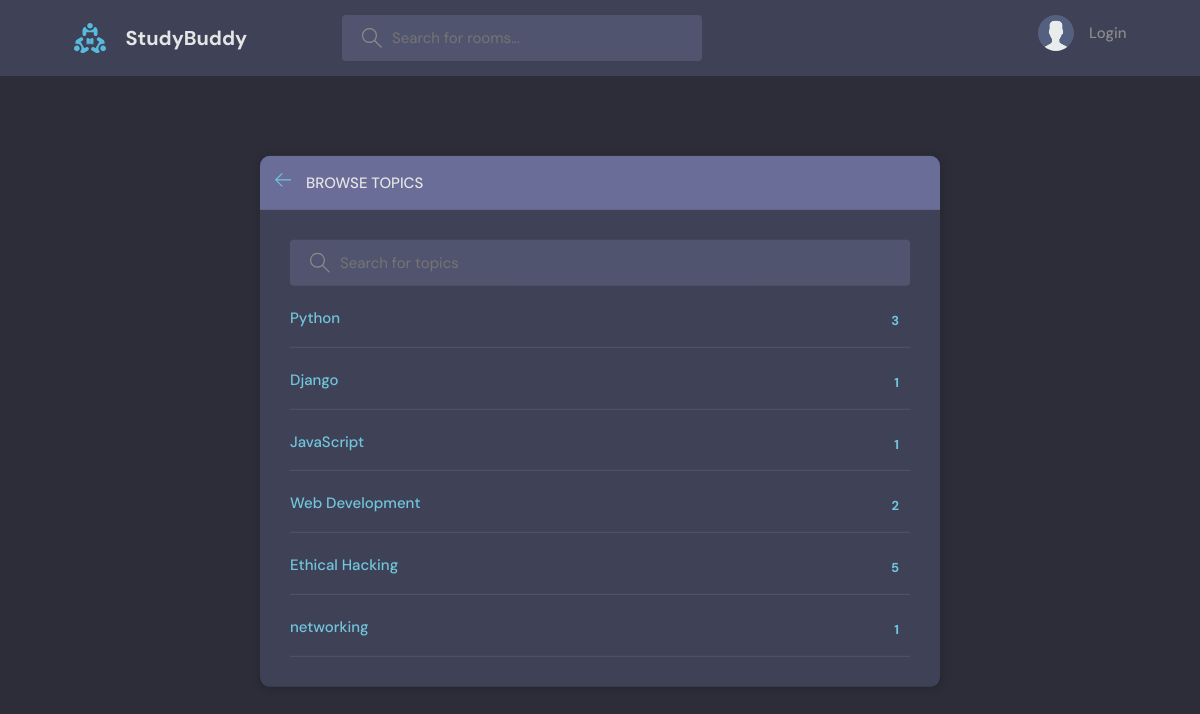
/topics/, run on an earlier commit of the app's database.
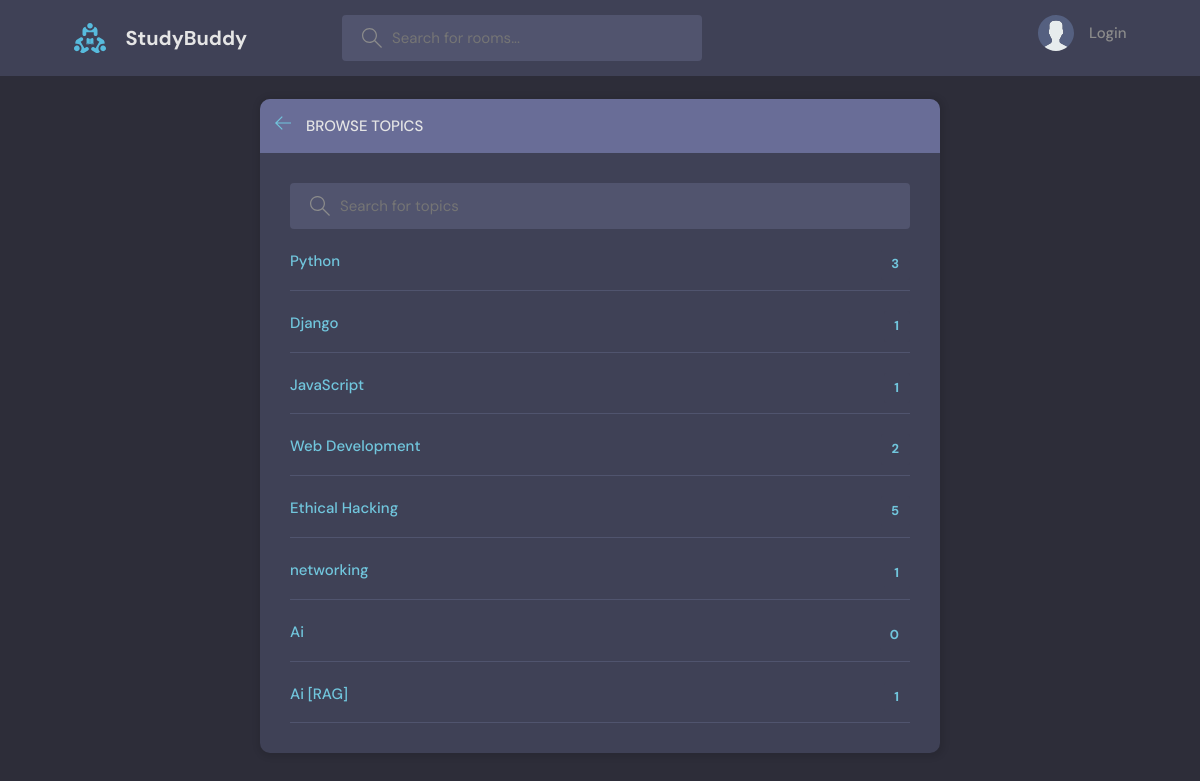
And on a later commit of the database.
### first_app/models.py (models this page shows)
class Topic(models.Model):
    name = CharField(max_length=200, unique=True)
    def __str__(self):
        return self.name

### first_app/views.py (the view)
# urls.py: path("topics/", views.topics, name="topics"),
def topics(request):
    topic_to_filter = request.GET.get("topic")
    topic_to_filter = "" if not topic_to_filter else topic_to_filter.strip()
    print(topic_to_filter)
    topics = Topic.objects.filter(name__icontains=topic_to_filter)
    print(topics)
    if topics.count() > 50:
        topics = topics[0:51]
    context = {"topics": topics, "topic_name": topic_to_filter}
    return render(request, "first_app/topics.html", context=context)

### first_app/templates/first_app/topics.html (shortened to what this page needs)
{% extends 'base.html' %}
{% block content %}
    <main class="create-room layout">
      <div class="container">
        <div class="layout__box">
          <div class="layout__boxHeader">
            <div class="layout__boxTitle">
              <a href="{% url 'home' %}">
                <svg version="1.1" xmlns="http://www.w3.org/2000/svg" width="32" height="32" viewBox="0 0 32 32">
                  <title>arrow-left</title>
                  <path
                    d="M13.723 2.286l-13.723 13.714 13.719 13.714 1.616-1.611-10.96-10.96h27.625v-2.286h-27.625l10.965-10.965-1.616-1.607z"
                  ></path>
                </svg>
              </a>
              <h3>Browse Topics</h3>
            </div>
          </div>
          <div class="topics-page layout__body">
            <form class="header__search" action="">
              <label>
                <input placeholder="Search for topics" name="topic" />
              </label>
            </form>
            <ul class="topics__list">
              {% if topics %}
              {% for topic in topics %}
              <li>
                <a href="{% url 'home' %}?q={{topic}}" class="active">{{topic}}
                  <span>{{topic.room_set.all.count}}</span>
                </a>
              </li>
              {% endfor %}
              {% else %}
              <h1>Not Found any topics with this name: '{{topic_name}}'.</h1>
              {% endif %}
            </ul>
          </div>
        </div>
      </div>
    </main>
{% endblock content %}

What changed in the data, as far as the page shows it:
added Topic: name "Ai", room_set.all.count "0"
added Topic: name "Ai [RAG]", room_set.all.count "1"
